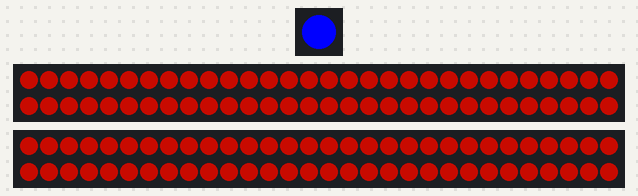
Bench run of a program on a simulated ESP32-S3. Parts: 1 RGB LEDs in strip order, left to right, 2 × 60 RGB LEDs in strip order, left to right, continuing on the next row. Dim RGB values are drawn brighter than linear; WiFi joins after 1.5 s; servers stay silent unless stated; storage starts empty; what the program prints to the serial monitor is not drawn.

Above: at 0.18 s.
At 4.61 s:
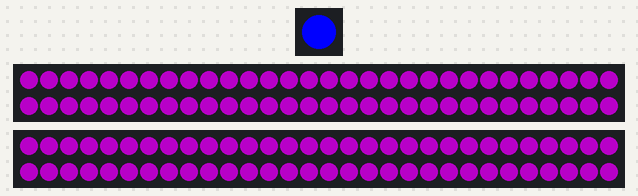
At 10.31 s:
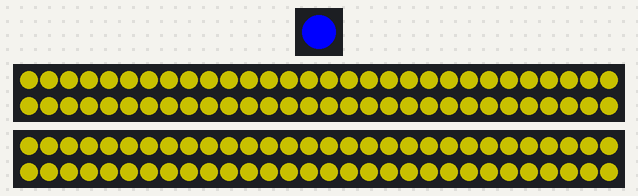
At 20.44 s:
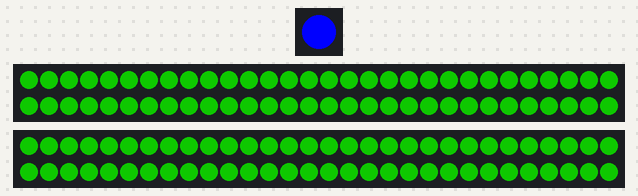
At 29.62 s:
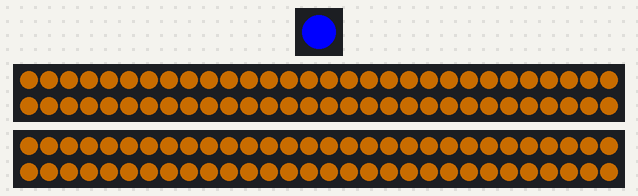
At 39.75 s:
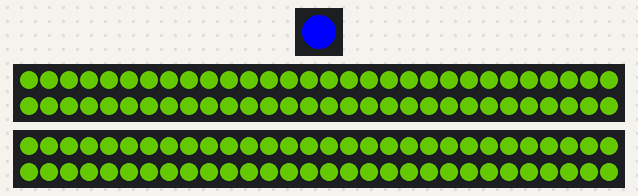

The program:

main.cpp
```cpp
#include <Arduino.h>
#include <WiFi.h>
#include <Adafruit_NeoPixel.h>
#include <ESPAsyncWebServer.h>
#include <SPIFFS.h>
#include <ArduinoJson.h>
#include <esp_wifi.h>

// CONFIG
#define STATUS_LED_PIN 48
#define LED_STRIP_1_PIN 3
#define LED_STRIP_2_PIN 10
#define MAX_LEDS_PER_STRIP 200
#define JSON_BUFFER_SIZE 8192

// WIFI
const char* ssid = "espleds";
const char* password = "legoledcontroller";

// Global
Adafruit_NeoPixel* statusLed;
Adafruit_NeoPixel* strips[2];
AsyncWebServer server(80);

// Config struct
struct StripConfig {
  uint16_t numLeds = 60;
  uint8_t brightness = 100;
  float speed = 0.01;
  uint8_t mode = 0;
};

struct GlobalConfig {
  StripConfig strips[2];
  uint8_t statusLedBrightness = 255;
  bool manualMode = false;
} config;

volatile bool gotRequest = false;

void setStatusLED(uint8_t r, uint8_t g, uint8_t b) {
  if (statusLed) {
    uint8_t scaled_r = (r * config.statusLedBrightness) / 255;
    uint8_t scaled_g = (g * config.statusLedBrightness) / 255;
    uint8_t scaled_b = (b * config.statusLedBrightness) / 255;
    statusLed->setPixelColor(0, scaled_r, scaled_g, scaled_b);
    statusLed->show();
  }
}

void initStrips() {
  for (int i=0;i<2;i++) {
    if (strips[i]) delete strips[i];
    strips[i] = new Adafruit_NeoPixel(config.strips[i].numLeds, i==0?LED_STRIP_1_PIN:LED_STRIP_2_PIN, NEO_GRB + NEO_KHZ800);
    strips[i]->begin();
    strips[i]->setBrightness(config.strips[i].brightness);
    strips[i]->show();
  }
}

void setup() {
  Serial.begin(115200);

  if(!SPIFFS.begin(true)){
    Serial.println("SPIFFS fail");
    while(1);
  }

  statusLed = new Adafruit_NeoPixel(1, STATUS_LED_PIN, NEO_GRB + NEO_KHZ800);
  statusLed->begin();
  statusLed->show();
  setStatusLED(255,0,0); // boot red

  initStrips();

  // WiFi
  IPAddress ip(192,168,4,10);
  WiFi.softAPConfig(ip,ip,IPAddress(255,255,255,0));
  WiFi.softAP(ssid,password);
  esp_wifi_set_max_tx_power(34);
  setStatusLED(0,0,255); // blue wifi up

  // serve index.html
  server.on("/", HTTP_GET, [](AsyncWebServerRequest *request){
    File file = SPIFFS.open("/index.html");
    if (!file) {
      setStatusLED(255,0,255); // pink = missing
      request->send(404,"text/plain","index.html missing");
    } else {
      setStatusLED(255,255,0); // yellow = file found
      request->send(file,"text/html");
    }
    gotRequest=true;
  });

  // config
  server.on("/config.json", HTTP_GET, [](AsyncWebServerRequest *request){
    DynamicJsonDocument doc(512);
    doc["statusLedBrightness"] = config.statusLedBrightness;
    doc["numLeds1"] = config.strips[0].numLeds;
    doc["numLeds2"] = config.strips[1].numLeds;
    request->send(200,"application/json",String("{\"ok\":true}"));
    gotRequest=true;
  });

  server.begin();
  Serial.println("Server started at 192.168.4.10");
}

uint32_t frameCount=0;
uint32_t lastRequestCheck=0;

void loop() {
  frameCount++;

  int clients = WiFi.softAPgetStationNum();
  static bool blinkState=false;

  if (clients==0) {
    setStatusLED(0,0,255); // blue
  } else if (clients==1) {
    setStatusLED(0,255,0); // green
  } else {
    if(frameCount%50==0) blinkState=!blinkState;
    setStatusLED(255, blinkState?255:0,0); // blink red
  }

  if(millis()-lastRequestCheck>5000){
    if(!gotRequest){
      static bool fastBlink=false;
      fastBlink=!fastBlink;
      setStatusLED(fastBlink?255:0,0,0); // fast red
    }
    gotRequest=false;
    lastRequestCheck=millis();
  }

  // run default RGB cycle
  for(int s=0;s<2;s++){
    static float phase[2]={0,0};
    phase[s]+=config.strips[s].speed;
    if(phase[s]>1.0) phase[s]-=1.0;
    uint16_t hue = phase[s]*65535;
    uint32_t c = Adafruit_NeoPixel::ColorHSV(hue,255,255);
    for(int i=0;i<config.strips[s].numLeds;i++)
      strips[s]->setPixelColor(i,c);
    strips[s]->show();
  }

  delay(20);
}
```
